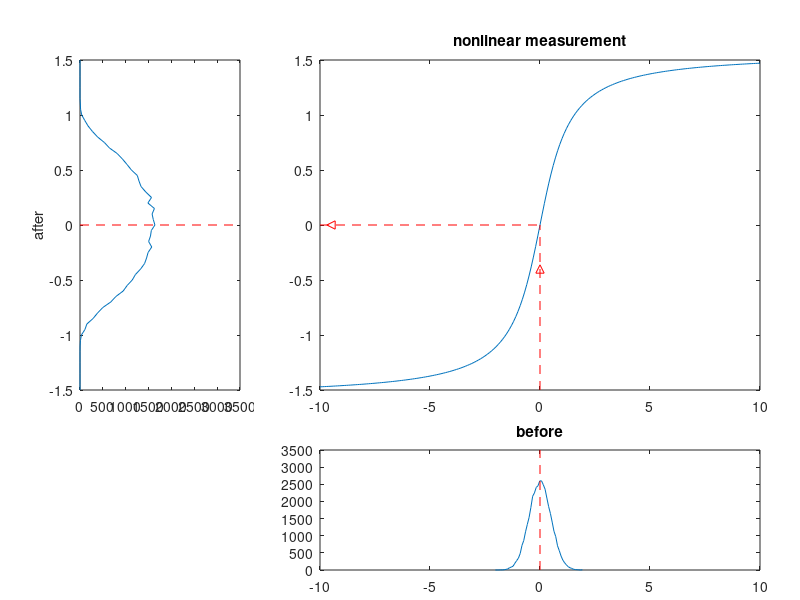

This figure's MATLAB source:
%Propagation through nonlinearity
%
%nonlinear function
vx=-10:0.1:10;
vy=atan(vx);

%gaussian random data
Nd=40000;
bx=-1.5:0.05:1.5; %location of histogram bins
sig=0.5;
adat=sig*randn(1,Nd);
%histogram of a priori data
Nbins=50;
[ha,hax]=hist(adat,Nbins); 

%propagated random data
pdat=atan(adat);
%histogram of posterior data
hpt=hist(pdat,bx); 

figure(1)
pl1=0.1; pb1=0.35; pw1=0.2; ph1=0.55;
pl2=0.4; pb2=0.05; pw2=0.55; ph2=0.2;

subplot('position',[pl1 pb1 pw1 ph1]) %left plot
plot(hpt,bx); hold on;
plot([0 3500],[0 0],'r--');
axis([0 3500 -1.5 1.5]);
ylabel('after');

subplot('position',[pl2 pb1 pw2 ph1]) %central plot
plot(vx,vy); hold on;
plot([-10 0],[0 0],'r--',-9.5,0,'r<');
plot([0 0],[-1.5 0],'r--',0,-0.4,'r^');
title('nonlinear measurement');

subplot('position',[pl2 pb2 pw2 ph2]) %bottom plot
plot(hax,ha); hold on;
plot([0 0],[0 3500],'r--');
axis([-10 10 0 3500]);
title('before');
